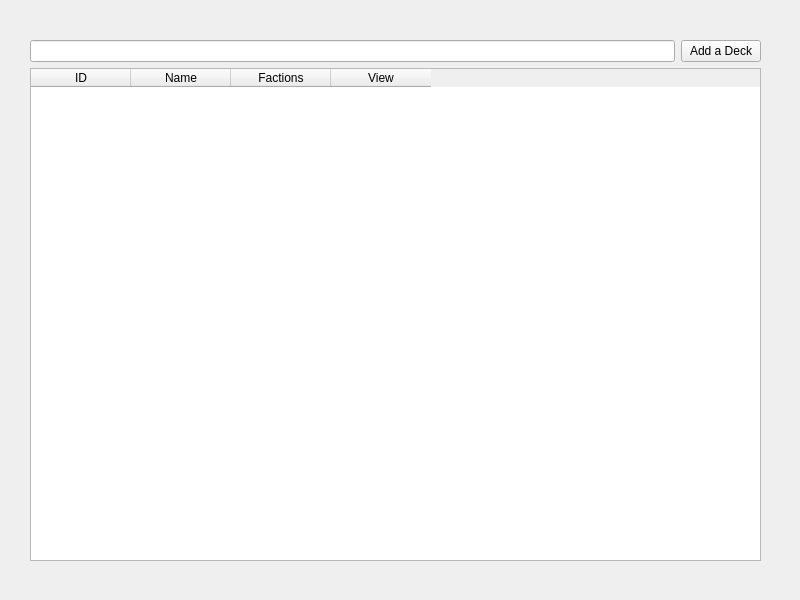
<?xml version="1.0" encoding="UTF-8"?>
<ui version="4.0">
 <class>Form</class>
 <widget class="QWidget" name="Form">
  <property name="geometry">
   <rect>
    <x>0</x>
    <y>0</y>
    <width>800</width>
    <height>600</height>
   </rect>
  </property>
  <property name="windowTitle">
   <string>Form</string>
  </property>
  <widget class="QWidget" name="layoutWidget">
   <property name="geometry">
    <rect>
     <x>30</x>
     <y>40</y>
     <width>731</width>
     <height>521</height>
    </rect>
   </property>
   <layout class="QGridLayout" name="gridLayout">
    <item row="0" column="0">
     <widget class="QLineEdit" name="lineEdit"/>
    </item>
    <item row="0" column="1">
     <widget class="QPushButton" name="addDeckButton">
      <property name="text">
       <string>Add a Deck</string>
      </property>
     </widget>
    </item>
    <item row="1" column="0" colspan="2">
     <widget class="QTableWidget" name="tableWidget">
      <column>
       <property name="text">
        <string>ID</string>
       </property>
      </column>
      <column>
       <property name="text">
        <string>Name</string>
       </property>
      </column>
      <column>
       <property name="text">
        <string>Factions</string>
       </property>
      </column>
      <column>
       <property name="text">
        <string>View</string>
       </property>
      </column>
     </widget>
    </item>
   </layout>
  </widget>
 </widget>
 <resources/>
 <connections/>
</ui>
